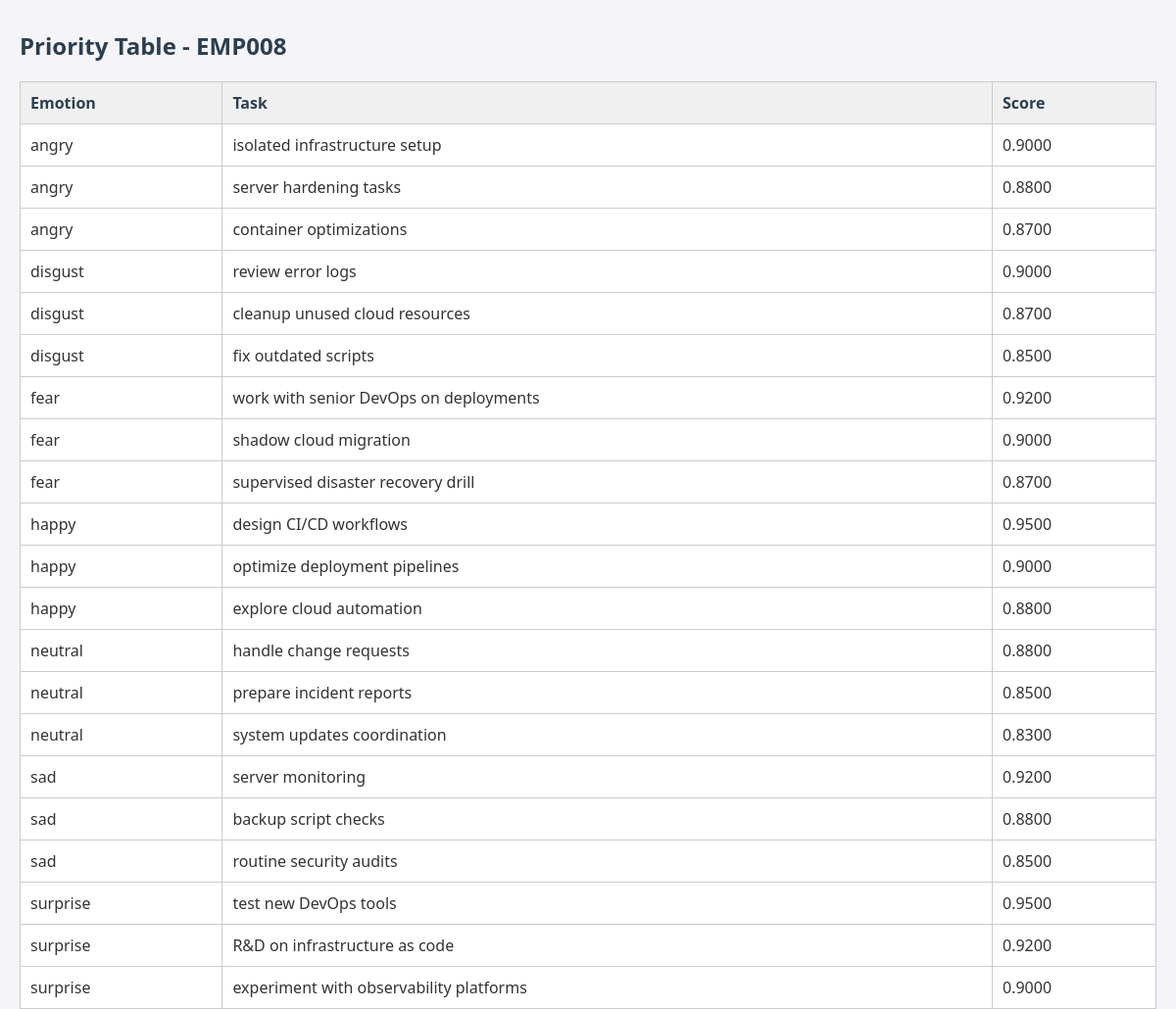
The app's page /view-priorities/EMP008 (signed in) with its own data.
### tables this page shows
CREATE TABLE employee_priority_table (
            employee_id TEXT,
            emotion TEXT,
            task TEXT,
            score REAL,
            PRIMARY KEY (employee_id, emotion, task)
        );

### webapp/app.py (the view)
@app.route("/view-priorities/<employee_id>")
def view_priorities(employee_id):
    if not session.get("hr_logged_in"):
        return redirect(url_for("hr_login"))
    conn = sqlite3.connect("data/employee_priority.db")
    cursor = conn.cursor()
    cursor.execute("""
        SELECT emotion, task, score
        FROM employee_priority_table
        WHERE employee_id = ?
        ORDER BY emotion, score DESC
    """, (employee_id,))
    results = cursor.fetchall()
    conn.close()
    return render_template("employee_priority_view.html", employee_id=employee_id, priorities=results)

### webapp/templates/employee_priority_view.html (shortened to what this page needs)
<head>
    <link rel="stylesheet" href="{{ url_for('static', filename='styles.css') }}">
</head>
<h2>Priority Table - {{ employee_id }}</h2>
<table border="1">
    <tr><th>Emotion</th><th>Task</th><th>Score</th></tr>
    {% for emotion, task, score in priorities %}
        <tr><td>{{ emotion }}</td><td>{{ task }}</td><td>{{ "%.4f"|format(score) }}</td></tr>
    {% endfor %}
</table>

### webapp/static/styles.css (style rules this page uses)
h2, h3 { color: #2c3e50; margin-top: 30px; }
table { border-collapse: collapse; width: 100%; margin-top: 15px; background-color: white; }
table, th, td { border: 1px solid #ccc; }
th, td { padding: 10px; text-align: left; }
th { background-color: #f0f0f0; color: #2c3e50; }

### records on screen
employee_priority_table: emotion "angry", task "isolated infrastructure setup", score "0.9000"
employee_priority_table: emotion "angry", task "server hardening tasks", score "0.8800"
employee_priority_table: emotion "angry", task "container optimizations", score "0.8700"
employee_priority_table: emotion "disgust", task "review error logs", score "0.9000"
employee_priority_table: emotion "disgust", task "cleanup unused cloud resources", score "0.8700"
employee_priority_table: emotion "disgust", task "fix outdated scripts", score "0.8500"
employee_priority_table: emotion "fear", task "work with senior DevOps on deployments", score "0.9200"
employee_priority_table: emotion "fear", task "shadow cloud migration", score "0.9000"
employee_priority_table: emotion "fear", task "supervised disaster recovery drill", score "0.8700"
employee_priority_table: emotion "happy", task "design CI/CD workflows", score "0.9500"
employee_priority_table: emotion "happy", task "optimize deployment pipelines", score "0.9000"
employee_priority_table: emotion "happy", task "explore cloud automation", score "0.8800"
employee_priority_table: emotion "neutral", task "handle change requests", score "0.8800"
employee_priority_table: emotion "neutral", task "prepare incident reports", score "0.8500"
employee_priority_table: emotion "neutral", task "system updates coordination", score "0.8300"
employee_priority_table: emotion "sad", task "server monitoring", score "0.9200"
employee_priority_table: emotion "sad", task "backup script checks", score "0.8800"
employee_priority_table: emotion "sad", task "routine security audits", score "0.8500"
employee_priority_table: emotion "surprise", task "test new DevOps tools", score "0.9500"
employee_priority_table: emotion "surprise", task "R&D on infrastructure as code", score "0.9200"
employee_priority_table: emotion "surprise", task "experiment with observability platforms", score "0.9000"

### other values on screen
{{ employee_id }} "EMP008"
